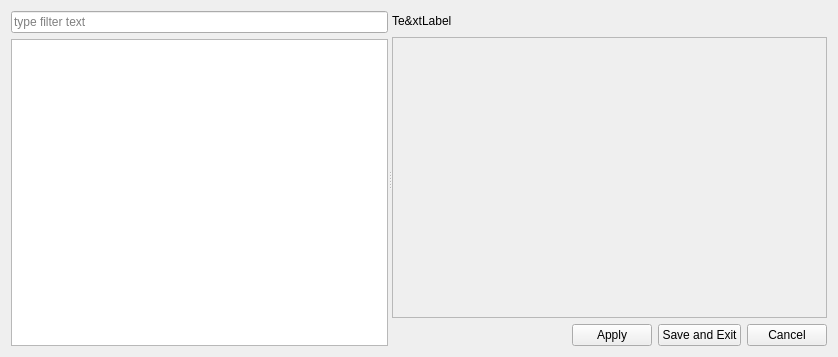
<?xml version="1.0" encoding="UTF-8"?>
<ui version="4.0">
 <class>SettingsWindow</class>
 <widget class="QWidget" name="SettingsWindow">
  <property name="geometry">
   <rect>
    <x>0</x>
    <y>0</y>
    <width>838</width>
    <height>357</height>
   </rect>
  </property>
  <property name="windowTitle">
   <string>Preferences</string>
  </property>
  <layout class="QVBoxLayout" name="verticalLayout_3">
   <item>
    <widget class="QSplitter" name="splitter">
     <property name="orientation">
      <enum>Qt::Horizontal</enum>
     </property>
     <widget class="QWidget" name="layoutWidget">
      <layout class="QVBoxLayout" name="verticalLayout" stretch="0,0">
       <property name="sizeConstraint">
        <enum>QLayout::SetDefaultConstraint</enum>
       </property>
       <item>
        <widget class="QLineEdit" name="leFilter">
         <property name="placeholderText">
          <string>type filter text</string>
         </property>
        </widget>
       </item>
       <item>
        <widget class="QTreeView" name="treeView">
         <property name="headerHidden">
          <bool>true</bool>
         </property>
        </widget>
       </item>
      </layout>
     </widget>
     <widget class="QWidget" name="layoutWidget">
      <layout class="QVBoxLayout" name="verticalLayout_2">
       <item>
        <layout class="QHBoxLayout" name="horizontalLayout_2">
         <item>
          <widget class="QLabel" name="settingsTitle">
           <property name="text">
            <string>Te&amp;xtLabel</string>
           </property>
          </widget>
         </item>
         <item>
          <spacer name="horizontalSpacer">
           <property name="orientation">
            <enum>Qt::Horizontal</enum>
           </property>
           <property name="sizeHint" stdset="0">
            <size>
             <width>40</width>
             <height>20</height>
            </size>
           </property>
          </spacer>
         </item>
        </layout>
       </item>
       <item>
        <widget class="QFrame" name="frame">
         <property name="frameShape">
          <enum>QFrame::StyledPanel</enum>
         </property>
         <property name="frameShadow">
          <enum>QFrame::Raised</enum>
         </property>
         <layout class="QVBoxLayout" name="verticalLayout_4">
          <item>
           <widget class="QStackedWidget" name="mainWidget">
            <widget class="QWidget" name="Page1">
             <layout class="QFormLayout" name="formLayout"/>
            </widget>
           </widget>
          </item>
         </layout>
        </widget>
       </item>
       <item>
        <layout class="QHBoxLayout" name="horizontalLayout">
         <item>
          <spacer name="horizontalSpacer_2">
           <property name="orientation">
            <enum>Qt::Horizontal</enum>
           </property>
           <property name="sizeHint" stdset="0">
            <size>
             <width>40</width>
             <height>20</height>
            </size>
           </property>
          </spacer>
         </item>
         <item>
          <widget class="QPushButton" name="btnApply">
           <property name="text">
            <string>Apply</string>
           </property>
          </widget>
         </item>
         <item>
          <widget class="QPushButton" name="btnSaveAndExit">
           <property name="text">
            <string>Save and Exit</string>
           </property>
          </widget>
         </item>
         <item>
          <widget class="QPushButton" name="btnCancel">
           <property name="text">
            <string>Cancel</string>
           </property>
          </widget>
         </item>
        </layout>
       </item>
      </layout>
     </widget>
    </widget>
   </item>
  </layout>
 </widget>
 <tabstops>
  <tabstop>treeView</tabstop>
  <tabstop>leFilter</tabstop>
 </tabstops>
 <resources/>
 <connections/>
</ui>
